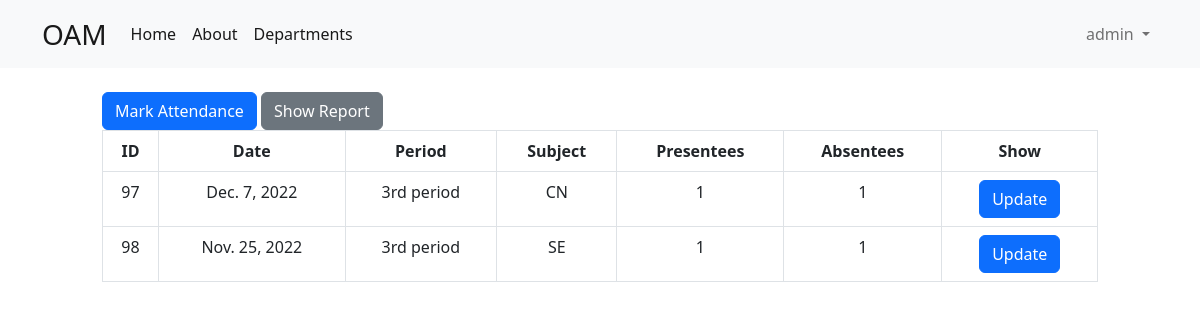
Page /show_attendance/CSM-A/ (signed in) on the earlier database version.
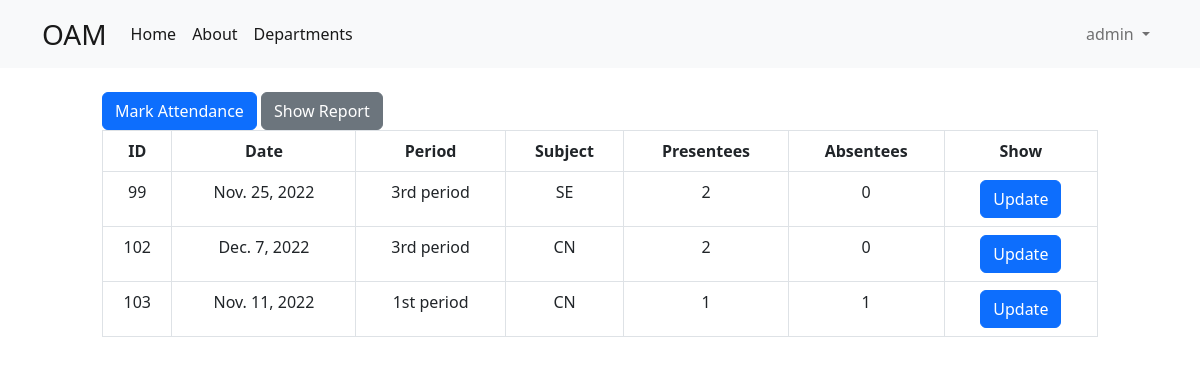
Same page on the later database version.
### att/models.py (models this page shows, shortened)
class Period(models.Model):
    date        = models.DateField(default = timezone.now)
    hour        = models.CharField(max_length = 15, choices = time_slots)
    def __str__(self):
        return f" {self.hour} on {self.date}"

class Subject(models.Model):
    name = models.CharField(max_length=50)
    short_name = models.CharField(max_length=50, default='X')

### att/views.py (the view)
@login_required
@faculty_login_required
def show_attendance(request, section_name):
    section     = Section.objects.get(name = section_name)
    periods     = section.periods.all()
    section_attendance = Attendance.objects.filter(section=section)
    ids, hours, dates, subjects, presentees, absentees = [], [], [], [], [], []
    for each_period in periods:
        student_attendance = section_attendance.filter(period = each_period).all()
        try:
            subjects.append(student_attendance.first().subject.short_name)
        except:
            continue
        print(student_attendance)
        ids.append(each_period.id)
        dates.append(each_period.date)
        hours.append(each_period.hour)
        p, a = 0, 0
        for each_student in student_attendance:
            if each_student.student_status == 'Present':
                p += 1
            else:
                a += 1
        presentees.append(p)
        absentees.append(a)
    print(ids, dates, hours, subjects, absentees)
    return render(request, 'show_periods.html', {
        'periods' : zip(
                        ids,
                        dates,
                        hours,
                        subjects,
                        presentees,
                        absentees
                    ),
         'section' : section,
    })

### att/models.py (called while the page is built)
    def __str__(self):
        return self.name

    def __str__(self) -> str:
        return f"{self.student.user.first_name} {self.student.user.last_name} is {self.student_status} for {self.period}"

### templates/show_periods.html
{% extends 'base.html' %}
{% block body %}
<div class="row justify-content-center">
    <div class="col-10">
        <a
            href="/mark_attendance/{{ section }}/new"
            class="btn btn-primary"
        >
            Mark Attendance
        </a>
        <a
            href="{% url 'show report' section %}"
            class="btn btn-secondary"
        >
            Show Report
        </a>
        <div class="flex flex-col">
            <table class="min-w-full border text-center table table-hover table-bordered">
                <thead class="border-b">
                    <tr>
                        <th scope="col">ID          </th>
                        <th scope="col">Date        </th>
                        <th scope="col">Period      </th>
                        <th scope="col">Subject     </th>
                        <th scope="col">Presentees  </th>
                        <th scope="col">Absentees   </th>
                        <th scope="col">Show        </th>
                    </tr>
                </thead>
                <tbody>
                    {% for id, date, hour, subject, presentee, absentee in periods %}
                        <tr class="border-b">
                            <td scope="row">
                                {{ id }}
                            </td>
                            <td >
                                {{ date }}
                            </td>
                            <td >
                                {{ hour }}
                            </td>
                            <td >
                                {{ subject }}
                            </td>
                            <td >
                                {{ presentee }}
                            </td>
                            <td >
                                {{ absentee }}
                            </td>
                            <td>
                                <a
                                    href="/update_attendance/{{ section }}/{{ id }}"
                                    class = "btn btn-primary"
                                >
                                    Update
                                </a>
                            </td>
                        </tr>
                    {% endfor %}
                </tbody>
            </table>
        </div>
    </div>
</div>
{% endblock body %}

Differences in the rows shown:
added Period: periods "Nov. 11, 2022", periods "1st period"
Other differences:
new list line: "99 2 0 Update"
new list line: "SE"
new list line: "102 2 0 Update"
new list line: "CN"
new list line: "103 1 1 Update"
list line gone: "97 1 1 Update"
list line gone: "CN"
list line gone: "98 1 1 Update"
list line gone: "SE"
